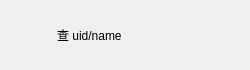
<?xml version="1.0" encoding="UTF-8"?>
<ui version="4.0">
 <class>AddUserItem</class>
 <widget class="QWidget" name="AddUserItem">
  <property name="geometry">
   <rect>
    <x>0</x>
    <y>0</y>
    <width>250</width>
    <height>70</height>
   </rect>
  </property>
  <property name="minimumSize">
   <size>
    <width>250</width>
    <height>70</height>
   </size>
  </property>
  <property name="maximumSize">
   <size>
    <width>250</width>
    <height>70</height>
   </size>
  </property>
  <property name="windowTitle">
   <string>Form</string>
  </property>
  <layout class="QHBoxLayout" name="horizontalLayout">
   <item>
    <widget class="QLabel" name="add_tip">
     <property name="minimumSize">
      <size>
       <width>40</width>
       <height>40</height>
      </size>
     </property>
     <property name="maximumSize">
      <size>
       <width>40</width>
       <height>40</height>
      </size>
     </property>
     <property name="text">
      <string/>
     </property>
    </widget>
   </item>
   <item>
    <widget class="QLabel" name="message_tip">
     <property name="text">
      <string>查 uid/name</string>
     </property>
    </widget>
   </item>
   <item>
    <widget class="QLabel" name="right_tip">
     <property name="minimumSize">
      <size>
       <width>30</width>
       <height>30</height>
      </size>
     </property>
     <property name="maximumSize">
      <size>
       <width>30</width>
       <height>30</height>
      </size>
     </property>
     <property name="text">
      <string/>
     </property>
    </widget>
   </item>
  </layout>
 </widget>
 <resources/>
 <connections/>
</ui>
